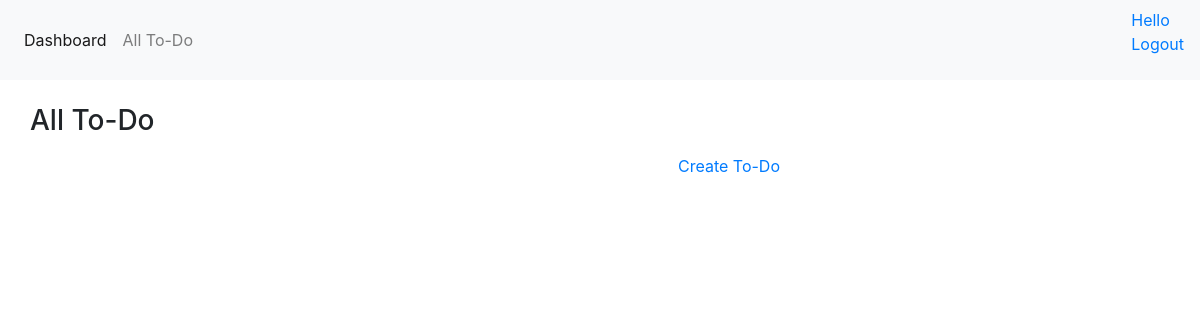
The app's page /todoes/ (signed in), older data.
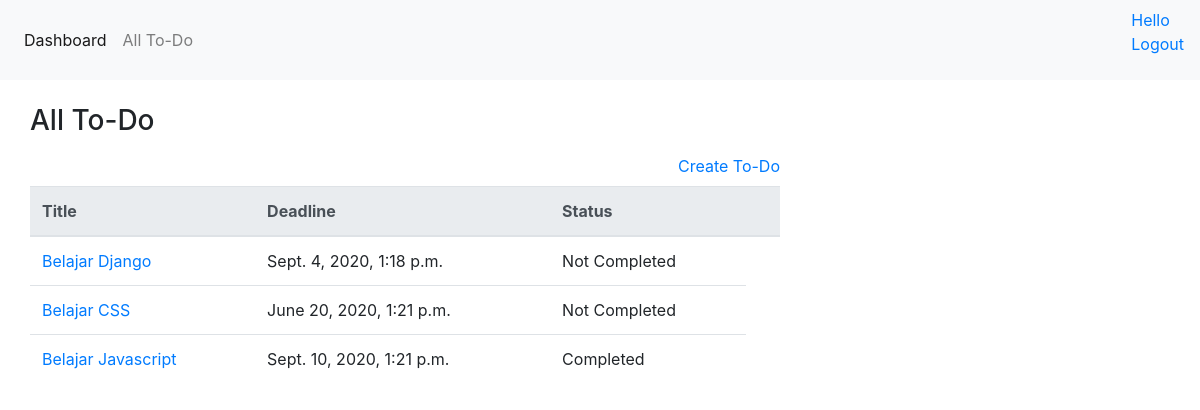
The same page, newer data.
### todoapp/models.py (models this page shows, shortened)
class Todo(models.Model):
    STATUSES = (
        (0, 'Completed'),
        (1, 'Not Completed'),
    )
    title = models.CharField(max_length=100)
    deadline = models.DateTimeField(default=timezone.now)
    description = models.TextField(max_length=500)
    status = models.PositiveSmallIntegerField(choices=STATUSES, default=0)
    user = User()

### todoapp/views.py (the view)
# urls.py: path('todoes/', views.TodoAllView.as_view(), name='todo-all'),
class TodoAllView(LoginRequiredMixin, ListView):
    model=Todo
    template_name='todoes/todo_list.html'

### templates/todoes/todo_list.html
{% extends 'base.html' %}
{% block content %}
<div class="container-fluid">
        <h3>All To-Do</h3>
    <div class="row">
        <div class="col-8">
            <div class="text-right my-2">
                <a href="{% url 'todo-create' %}">Create To-Do</a>
            </div>
            {% if object_list %}
            <table class="table">
                <thead class="thead-light">
                    <tr>
                        <th>Title</th>
                        <th>Deadline</th>
                        <th>Status</th>
                        <th></th>
                    </tr>
                </thead>
                <tbody>
                    {% for object in object_list  %}
                        <tr>
                            <td><a href="{% url 'todo-detail' object.id %}">{{ object.title}}</a></td>
                            <td>{{ object.deadline }}</td>
                            <td>{{ object.get_status_display }}</td>
                        </tr>
                    {% endfor %}
                </tbody>
            </table>
            {% endif %}
        </div>
     </div>
 </div>
{% endblock content %}

### templates/base.html (shortened to what this page needs)
<!DOCTYPE html>
<html lang="en">
<head>
    <link rel="stylesheet" href="https://stackpath.bootstrapcdn.com/bootstrap/4.4.1/css/bootstrap.min.css">
</head>
<body>
    <div>
        <nav class="navbar navbar-expand-lg navbar-light bg-light">
            <div class="collapse navbar-collapse" id="navbarSupportedContent">
              <ul class="navbar-nav mr-auto">
                <li class="nav-item active">
                  <a class="nav-link" href="{% url 'home' %}">Dashboard <span class="sr-only">(current)</span></a>
                </li>
                <li class="nav-item">
                  <a class="nav-link" href="{% url 'todo-all' %}">All To-Do</a>
                </li>
              </ul>
              <div class="ml-2">
                <ul class="list-inline">
                    {% if user.is_authenticated %}
                        <li class="list-inline-item"><a href="{% url 'profile' %}">Hello {{user.first_name}}</a><li>
                        <li class="list-inline-item"><a href="{% url 'logout' %}">Logout</a></li>
                    {% else %}
                        <li class="list-inline-item"><a href="{% url 'login' %}">Login</a></li>
                    {% endif %}
                </ul>
              </div>
            </div>
          </nav>
    </div>
    <div class="container-fluid py-4">
        {% block content %}{% endblock %}
    </div>
</body>
</html>

Row changes from the older to the newer data that the page shows:
added Todo: title "Belajar Django", deadline "Sept. 4, 2020, 1:18 p.m.", status "Not Completed"
added Todo: title "Belajar CSS", deadline "June 20, 2020, 1:21 p.m.", status "Not Completed"
added Todo: title "Belajar Javascript", deadline "Sept. 10, 2020, 1:21 p.m.", status "Completed"
Text that changed along with them:
text now shown: "Title Deadline Status"
